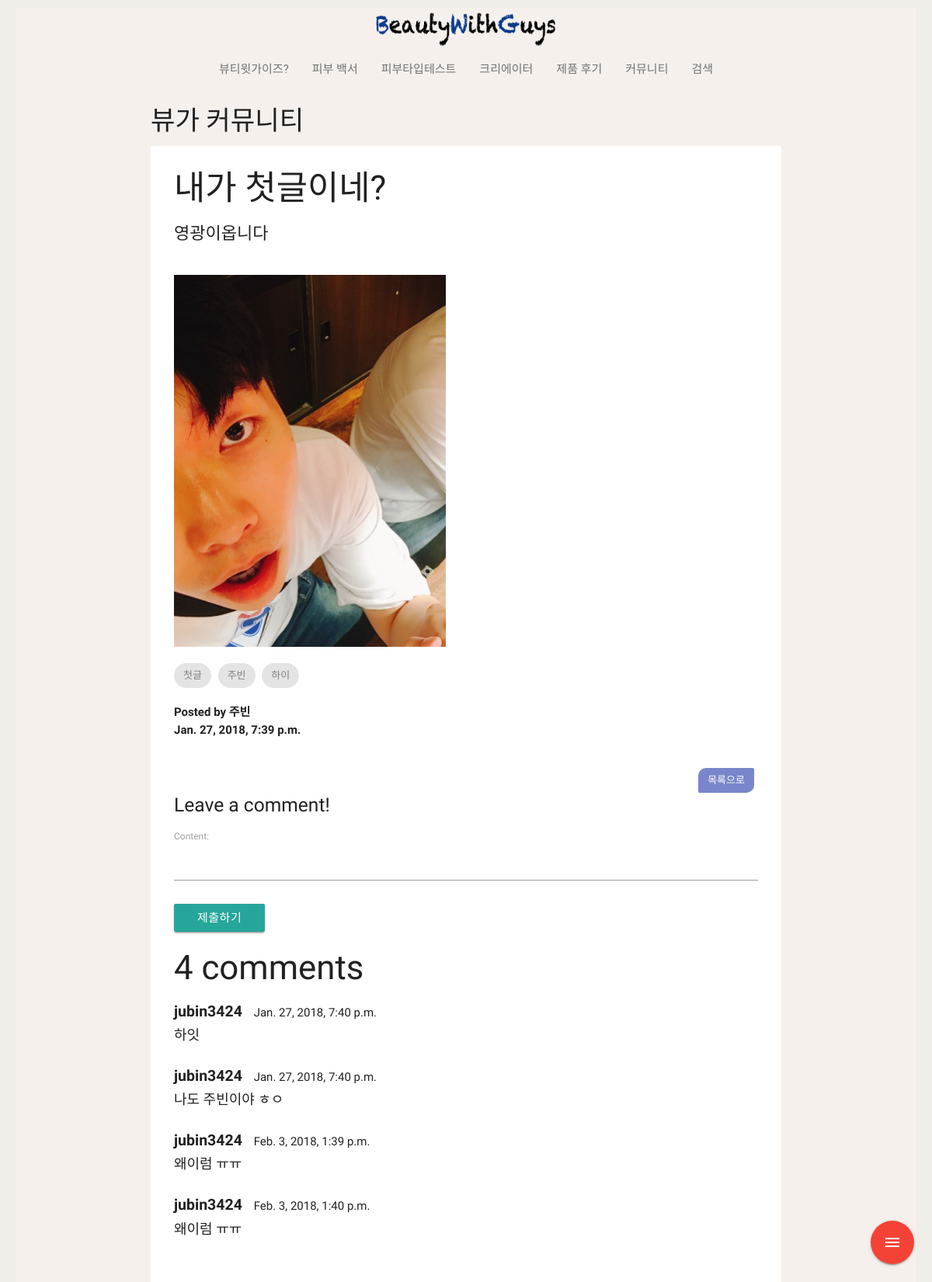
The app's page /post/1/ (signed in) with its own data.
### post/models.py (models this page shows, shortened)
class Post(models.Model):
    tag = models.ManyToManyField(Tag, blank=True, null=True)
    hashtag = models.CharField(max_length=10)
    user = models.CharField(max_length=20)
    title = models.CharField(max_length=50)
    content = models.TextField()
    created_at = models.DateTimeField(
        auto_now_add=True,
    )
    updated_at = models.DateTimeField(
        auto_now=True,
    )
    file = models.FileField(blank=True)
    photo = models.ImageField(blank=True, upload_to="blog/%Y/%m/%d")

class Tag(models.Model):
    name = models.CharField(max_length=10)

class Comment(models.Model):
    author = models.ForeignKey(
        settings.AUTH_USER_MODEL,
        on_delete=models.CASCADE,
    )
    content = models.CharField(max_length=100)
    created_at = models.DateTimeField(
        auto_now_add=True,
    )
    updated_at = models.DateTimeField(
        auto_now=True,
    )
    post = models.ForeignKey(
        Post,
        on_delete=models.CASCADE,
    )

### post/views.py (the view)
# urls.py: path('<int:pk>/', views.post_detail, name='post_detail'),
@login_required
def post_detail(request, pk):
    post = Post.objects.get(pk=pk)
    comment_form = CommentForm(request.POST or None)
    ctx = {
        'post': post,
        'comment_form': comment_form,
    }
    return render(request, 'post/post_detail.html', ctx)

### post/forms.py
class CommentForm(forms.ModelForm):
    class Meta:
        model = Comment
        fields = ['content']

### post/templates/post/post_detail.html (shortened to what this page needs)
{% extends 'base.html' %}
{% load static %}
{% block content %}
<h4 class="hide-on-med-and-down">뷰가 커뮤니티</h4>
<div class="post">
<h3 style="margin-top:0;">{{ post.title }}</h3>
<p><span style="font-size:22px;">{{ post.content|linebreaksbr }}</span></p><br>
{% if post.photo %}
    <img src="{{ post.photo.url }}" class="post_image hide-on-small-only" width="350px">
{% endif %}
<br>
<p style="color:darkgray;">
{% for tag in post.tag.all %}
<span class="chip"><a href="{% url 'post:tag_post_list' tag.name %}">{{ tag.name }}</a></span>
{% endfor %}</p>
<p><b>Posted by {{ post.user }} <br>
{{ post.created_at }}</b></p><br>
<a href = "{% url 'post:post_list' %}">
    <span class="to_post_list" style="float:right;">목록으로</span></a>
<br>
<h5>Leave a comment!</h5>
<form method="POST" id="comment_form">
{{ comment_form.as_p }}
<button class="btn waves-effect waves-light" type="submit" name="action">제출하기</button>
    <h3>{{ post.comment_set.count }} comments</h3>
<div class="comment_area">
    {% for comment in post.comment_set.all %}
        {% include 'post/comment.html' %}
    {% endfor %}
</div>
</form>
</div>
{% endblock %}

### post/templates/post/comment.html
<P style="margin-bottom:2px;"><b style="font-size:1.3rem;">{{ comment.author }}</b>
    <span>&nbsp;&nbsp;&nbsp;{{ comment.created_at }}</span></P>
<p style="font-size:18px; margin-top:0; margin-bottom:25px;">{{ comment.content }}</p>

### main/static/css/post_css.css (style rules this page uses)
div.post { background-color:white; padding:30px; }
.chip a { color:gray; }
.to_post_list { display: inline-block; height: 32px; font-size: 13px; font-weight: 500; color: #ffffff; line-height: 32px; padding: 0 12px; border-radius: 10px 2px; background-color: #7986cb; margin-bottom: 5px; margin-right: 5px; }

### records on screen
Post: title "내가 첫글이네?", content "영광이옵니다", photo (picture), user "주빈", created_at "Jan. 27, 2018, 7:39 p.m.", comment_set.count "4"
Tag: name "첫글"
Tag: name "주빈"
Tag: name "하이"
Comment: author "jubin3424", created_at "Jan. 27, 2018, 7:40 p.m.", content "하잇"
Comment: author "jubin3424", created_at "Jan. 27, 2018, 7:40 p.m.", content "나도 주빈이야 ㅎㅇ"
Comment: author "jubin3424", created_at "Feb. 3, 2018, 1:39 p.m.", content "왜이럼 ㅠㅠ"
Comment: author "jubin3424", created_at "Feb. 3, 2018, 1:40 p.m.", content "왜이럼 ㅠㅠ"
